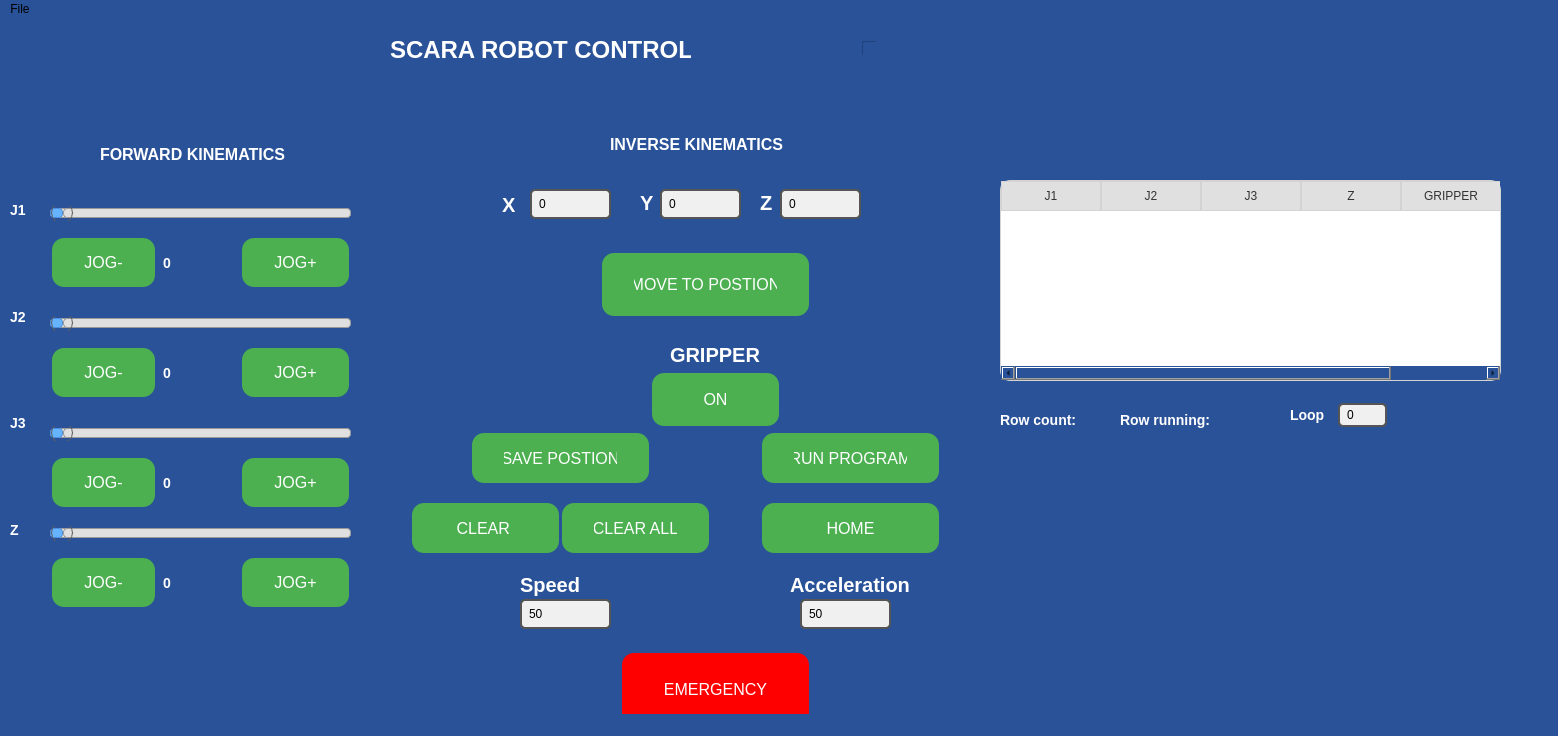
<?xml version="1.0" encoding="UTF-8"?>
<ui version="4.0">
 <class>ScaraRobot</class>
 <widget class="QMainWindow" name="ScaraRobot">
  <property name="geometry">
   <rect>
    <x>0</x>
    <y>0</y>
    <width>1558</width>
    <height>736</height>
   </rect>
  </property>
  <property name="windowTitle">
   <string>ScaraRobot</string>
  </property>
  <property name="styleSheet">
   <string notr="true">QWidget {
    background-color: #2a5298; /* Màu nền cố định */
    border-radius: 10px;
}

QLabel {
    color: #ffffff;
    font: bold 14px;
}

QPushButton {
    background-color:#4CAF50;
    border: none;
    color: white;
    padding: 15px 32px;
    text-align: center;
    text-decoration: none;
    display: inline-block;
    font-size: 16px;
    margin: 4px 2px;
    transition-duration: 0.4s;
    cursor: pointer;
    border-radius: 12px;
}

QPushButton:hover {
    background-color: white;
    color: black;
    border: 2px solid #4CAF50;
}</string>
  </property>
  <widget class="QWidget" name="centralwidget">
   <widget class="QLabel" name="label">
    <property name="geometry">
     <rect>
      <x>390</x>
      <y>0</y>
      <width>301</width>
      <height>61</height>
     </rect>
    </property>
    <property name="styleSheet">
     <string notr="true">
QLabel {
    color: #ffffff;
    font: bold 24px; 
}</string>
    </property>
    <property name="text">
     <string>SCARA ROBOT CONTROL</string>
    </property>
   </widget>
   <widget class="QLabel" name="label_6">
    <property name="geometry">
     <rect>
      <x>100</x>
      <y>120</y>
      <width>201</width>
      <height>31</height>
     </rect>
    </property>
    <property name="styleSheet">
     <string notr="true">QLabel {
    color: #ffffff;
    font: bold 16px; /* Đổi kích thước chữ ở đây */
}</string>
    </property>
    <property name="text">
     <string>FORWARD KINEMATICS</string>
    </property>
   </widget>
   <widget class="QLabel" name="label_7">
    <property name="geometry">
     <rect>
      <x>610</x>
      <y>110</y>
      <width>181</width>
      <height>31</height>
     </rect>
    </property>
    <property name="styleSheet">
     <string notr="true">QLabel {
    color: #ffffff;
    font: bold 16px;
}</string>
    </property>
    <property name="text">
     <string>INVERSE KINEMATICS</string>
    </property>
   </widget>
   <widget class="QWidget" name="layoutWidget">
    <property name="geometry">
     <rect>
      <x>10</x>
      <y>140</y>
      <width>31</width>
      <height>421</height>
     </rect>
    </property>
    <layout class="QVBoxLayout" name="verticalLayout">
     <item>
      <widget class="QLabel" name="label_4">
       <property name="text">
        <string>J1</string>
       </property>
      </widget>
     </item>
     <item>
      <widget class="QLabel" name="label_2">
       <property name="cursor">
        <cursorShape>ArrowCursor</cursorShape>
       </property>
       <property name="styleSheet">
        <string notr="true"/>
       </property>
       <property name="text">
        <string>J2</string>
       </property>
      </widget>
     </item>
     <item>
      <widget class="QLabel" name="label_3">
       <property name="styleSheet">
        <string notr="true"/>
       </property>
       <property name="text">
        <string>J3</string>
       </property>
      </widget>
     </item>
     <item>
      <widget class="QLabel" name="label_5">
       <property name="text">
        <string>Z</string>
       </property>
      </widget>
     </item>
    </layout>
   </widget>
   <widget class="QLabel" name="label_12">
    <property name="geometry">
     <rect>
      <x>520</x>
      <y>550</y>
      <width>91</width>
      <height>31</height>
     </rect>
    </property>
    <property name="styleSheet">
     <string notr="true">QLabel {
    color: #ffffff;
    font: bold 20px; 
}</string>
    </property>
    <property name="text">
     <string>Speed</string>
    </property>
   </widget>
   <widget class="QLabel" name="label_13">
    <property name="geometry">
     <rect>
      <x>670</x>
      <y>320</y>
      <width>91</width>
      <height>31</height>
     </rect>
    </property>
    <property name="styleSheet">
     <string notr="true">QLabel {
    color: #ffffff;
    font: bold 20px; 
}</string>
    </property>
    <property name="text">
     <string>GRIPPER</string>
    </property>
   </widget>
   <widget class="QWidget" name="layoutWidget_2">
    <property name="geometry">
     <rect>
      <x>50</x>
      <y>290</y>
      <width>301</width>
      <height>101</height>
     </rect>
    </property>
    <layout class="QVBoxLayout" name="verticalLayout_5">
     <item>
      <widget class="QSlider" name="j2Slider">
       <property name="styleSheet">
        <string notr="true">QSlider::groove:horizontal {
        border: 1px solid #999999;
        height: 8px;
        background: #e0e0e0;
        border-radius: 4px;
    }
QSlider::handle:horizontal {
       background: qlineargradient(
            x1: 0, y1: 0, x2: 0, y2: 1,
           stop: 0 #b4b4b4, stop: 1 #8f8f8f);
       border: 1px solid #5c5c5c;
        width: 20px;
        height: 20px;
        margin: -6px 0;/* move handle upwards */
        border-radius: 10px;
    }

    QSlider::sub-page:horizontal {
        background: #66b3ff;
        border: 1px solid #4a90e2;
        height: 8px;
        border-radius: 4px;
    }

   QSlider::add-page:horizontal {
        background: #e0e0e0;
        border: 1px solid #999999;
        height: 8px;
        border-radius: 4px;
    }</string>
       </property>
       <property name="orientation">
        <enum>Qt::Horizontal</enum>
       </property>
      </widget>
     </item>
     <item>
      <layout class="QHBoxLayout" name="horizontalLayout_2">
       <item>
        <widget class="QPushButton" name="j2SubButton">
         <property name="text">
          <string>JOG-</string>
         </property>
        </widget>
       </item>
       <item>
        <widget class="QLabel" name="j2DegreeLabel">
         <property name="text">
          <string>0</string>
         </property>
        </widget>
       </item>
       <item>
        <widget class="QPushButton" name="j2SumButton">
         <property name="text">
          <string>JOG+</string>
         </property>
        </widget>
       </item>
      </layout>
     </item>
    </layout>
   </widget>
   <widget class="QWidget" name="layoutWidget_3">
    <property name="geometry">
     <rect>
      <x>50</x>
      <y>500</y>
      <width>301</width>
      <height>101</height>
     </rect>
    </property>
    <layout class="QVBoxLayout" name="verticalLayout_6">
     <item>
      <widget class="QSlider" name="zSlider">
       <property name="styleSheet">
        <string notr="true">QSlider::groove:horizontal {
        border: 1px solid #999999;
        height: 8px;
        background: #e0e0e0;
        border-radius: 4px;
    }
QSlider::handle:horizontal {
       background: qlineargradient(
            x1: 0, y1: 0, x2: 0, y2: 1,
           stop: 0 #b4b4b4, stop: 1 #8f8f8f);
       border: 1px solid #5c5c5c;
        width: 20px;
        height: 20px;
        margin: -6px 0;/* move handle upwards */
        border-radius: 10px;
    }

    QSlider::sub-page:horizontal {
        background: #66b3ff;
        border: 1px solid #4a90e2;
        height: 8px;
        border-radius: 4px;
    }

   QSlider::add-page:horizontal {
        background: #e0e0e0;
        border: 1px solid #999999;
        height: 8px;
        border-radius: 4px;
    }</string>
       </property>
       <property name="orientation">
        <enum>Qt::Horizontal</enum>
       </property>
      </widget>
     </item>
     <item>
      <layout class="QHBoxLayout" name="horizontalLayout_3">
       <item>
        <widget class="QPushButton" name="zSubButton">
         <property name="text">
          <string>JOG-</string>
         </property>
        </widget>
       </item>
       <item>
        <widget class="QLabel" name="zDegreeLabel">
         <property name="text">
          <string>0</string>
         </property>
        </widget>
       </item>
       <item>
        <widget class="QPushButton" name="zSumButton">
         <property name="text">
          <string>JOG+</string>
         </property>
        </widget>
       </item>
      </layout>
     </item>
    </layout>
   </widget>
   <widget class="QWidget" name="layoutWidget_4">
    <property name="geometry">
     <rect>
      <x>50</x>
      <y>400</y>
      <width>301</width>
      <height>101</height>
     </rect>
    </property>
    <layout class="QVBoxLayout" name="verticalLayout_7">
     <item>
      <widget class="QSlider" name="j3Slider">
       <property name="styleSheet">
        <string notr="true">QSlider::groove:horizontal {
        border: 1px solid #999999;
        height: 8px;
        background: #e0e0e0;
        border-radius: 4px;
    }
QSlider::handle:horizontal {
       background: qlineargradient(
            x1: 0, y1: 0, x2: 0, y2: 1,
           stop: 0 #b4b4b4, stop: 1 #8f8f8f);
       border: 1px solid #5c5c5c;
        width: 20px;
        height: 20px;
        margin: -6px 0;/* move handle upwards */
        border-radius: 10px;
    }

    QSlider::sub-page:horizontal {
        background: #66b3ff;
        border: 1px solid #4a90e2;
        height: 8px;
        border-radius: 4px;
    }

   QSlider::add-page:horizontal {
        background: #e0e0e0;
        border: 1px solid #999999;
        height: 8px;
        border-radius: 4px;
    }</string>
       </property>
       <property name="orientation">
        <enum>Qt::Horizontal</enum>
       </property>
      </widget>
     </item>
     <item>
      <layout class="QHBoxLayout" name="horizontalLayout_4">
       <item>
        <widget class="QPushButton" name="j3SubButton">
         <property name="text">
          <string>JOG-</string>
         </property>
        </widget>
       </item>
       <item>
        <widget class="QLabel" name="j3DegreeLabel">
         <property name="text">
          <string>0</string>
         </property>
        </widget>
       </item>
       <item>
        <widget class="QPushButton" name="j3SumButton">
         <property name="text">
          <string>JOG+</string>
         </property>
        </widget>
       </item>
      </layout>
     </item>
    </layout>
   </widget>
   <widget class="QWidget" name="layoutWidget">
    <property name="geometry">
     <rect>
      <x>50</x>
      <y>180</y>
      <width>301</width>
      <height>101</height>
     </rect>
    </property>
    <layout class="QVBoxLayout" name="verticalLayout_4">
     <item>
      <widget class="QSlider" name="j1Slider">
       <property name="styleSheet">
        <string notr="true">QSlider::groove:horizontal {
        border: 1px solid #999999;
        height: 8px;
        background: #e0e0e0;
        border-radius: 4px;
    }
QSlider::handle:horizontal {
       background: qlineargradient(
            x1: 0, y1: 0, x2: 0, y2: 1,
           stop: 0 #b4b4b4, stop: 1 #8f8f8f);
       border: 1px solid #5c5c5c;
        width: 20px;
        height: 20px;
        margin: -6px 0;/* move handle upwards */
        border-radius: 10px;
    }

    QSlider::sub-page:horizontal {
        background: #66b3ff;
        border: 1px solid #4a90e2;
        height: 8px;
        border-radius: 4px;
    }

   QSlider::add-page:horizontal {
        background: #e0e0e0;
        border: 1px solid #999999;
        height: 8px;
        border-radius: 4px;
    }</string>
       </property>
       <property name="orientation">
        <enum>Qt::Horizontal</enum>
       </property>
      </widget>
     </item>
     <item>
      <layout class="QHBoxLayout" name="horizontalLayout">
       <item>
        <widget class="QPushButton" name="j1SubButton">
         <property name="text">
          <string>JOG-</string>
         </property>
        </widget>
       </item>
       <item>
        <widget class="QLabel" name="j1DegreeLabel">
         <property name="text">
          <string>0</string>
         </property>
        </widget>
       </item>
       <item>
        <widget class="QPushButton" name="j1SumButton">
         <property name="text">
          <string>JOG+</string>
         </property>
        </widget>
       </item>
      </layout>
     </item>
    </layout>
   </widget>
   <widget class="QSpinBox" name="ySpinbox">
    <property name="geometry">
     <rect>
      <x>660</x>
      <y>170</y>
      <width>81</width>
      <height>30</height>
     </rect>
    </property>
    <property name="styleSheet">
     <string notr="true">QSpinBox {
    background-color: #f0f0f0; /* Màu nền */
    border: 2px solid #555555; /* Viền */
    border-radius: 5px; /* Góc bo tròn */
    padding: 2px 5px; /* Đệm nội dung */
}

QSpinBox::up-button {
    subcontrol-origin: border;
    subcontrol-position: top right;
    width: 16px; /* Chiều rộng nút */
    border-width: 1px; /* Độ dày viền */
}

QSpinBox::down-button {
    subcontrol-origin: border;
    subcontrol-position: bottom right;
    width: 16px; /* Chiều rộng nút */
    border-width: 1px; /* Độ dày viền */
}
</string>
    </property>
   </widget>
   <widget class="QSpinBox" name="zSpinbox">
    <property name="geometry">
     <rect>
      <x>780</x>
      <y>170</y>
      <width>81</width>
      <height>30</height>
     </rect>
    </property>
    <property name="styleSheet">
     <string notr="true">QSpinBox {
    background-color: #f0f0f0; /* Màu nền */
    border: 2px solid #555555; /* Viền */
    border-radius: 5px; /* Góc bo tròn */
    padding: 2px 5px; /* Đệm nội dung */
}

QSpinBox::up-button {
    subcontrol-origin: border;
    subcontrol-position: top right;
    width: 16px; /* Chiều rộng nút */
    border-width: 1px; /* Độ dày viền */
}

QSpinBox::down-button {
    subcontrol-origin: border;
    subcontrol-position: bottom right;
    width: 16px; /* Chiều rộng nút */
    border-width: 1px; /* Độ dày viền */
}
</string>
    </property>
   </widget>
   <widget class="QSpinBox" name="speedSpinBox">
    <property name="geometry">
     <rect>
      <x>520</x>
      <y>580</y>
      <width>91</width>
      <height>30</height>
     </rect>
    </property>
    <property name="styleSheet">
     <string notr="true">QSpinBox {
    background-color: #f0f0f0; /* Màu nền */
    border: 2px solid #555555; /* Viền */
    border-radius: 5px; /* Góc bo tròn */
    padding: 2px 5px; /* Đệm nội dung */
}

QSpinBox::up-button {
    subcontrol-origin: border;
    subcontrol-position: top right;
    width: 16px; /* Chiều rộng nút */
    border-width: 1px; /* Độ dày viền */
}

QSpinBox::down-button {
    subcontrol-origin: border;
    subcontrol-position: bottom right;
    width: 16px; /* Chiều rộng nút */
    border-width: 1px; /* Độ dày viền */
}
</string>
    </property>
    <property name="maximum">
     <number>6500</number>
    </property>
    <property name="value">
     <number>50</number>
    </property>
   </widget>
   <widget class="QPushButton" name="homeButton">
    <property name="geometry">
     <rect>
      <x>760</x>
      <y>480</y>
      <width>181</width>
      <height>58</height>
     </rect>
    </property>
    <property name="styleSheet">
     <string notr="true">font: 700 9pt &quot;Segoe UI&quot;;</string>
    </property>
    <property name="text">
     <string>HOME</string>
    </property>
   </widget>
   <widget class="QLabel" name="label_14">
    <property name="geometry">
     <rect>
      <x>790</x>
      <y>550</y>
      <width>141</width>
      <height>31</height>
     </rect>
    </property>
    <property name="styleSheet">
     <string notr="true">QLabel {
    color: #ffffff;
    font: bold 20px; 
}</string>
    </property>
    <property name="text">
     <string>Acceleration</string>
    </property>
   </widget>
   <widget class="QSpinBox" name="AcclerationSpinBox">
    <property name="geometry">
     <rect>
      <x>800</x>
      <y>580</y>
      <width>91</width>
      <height>30</height>
     </rect>
    </property>
    <property name="styleSheet">
     <string notr="true">QSpinBox {
    background-color: #f0f0f0; /* Màu nền */
    border: 2px solid #555555; /* Viền */
    border-radius: 5px; /* Góc bo tròn */
    padding: 2px 5px; /* Đệm nội dung */
}

QSpinBox::up-button {
    subcontrol-origin: border;
    subcontrol-position: top right;
    width: 16px; /* Chiều rộng nút */
    border-width: 1px; /* Độ dày viền */
}

QSpinBox::down-button {
    subcontrol-origin: border;
    subcontrol-position: bottom right;
    width: 16px; /* Chiều rộng nút */
    border-width: 1px; /* Độ dày viền */
}
</string>
    </property>
    <property name="maximum">
     <number>4500</number>
    </property>
    <property name="value">
     <number>50</number>
    </property>
   </widget>
   <widget class="QLabel" name="label_10">
    <property name="geometry">
     <rect>
      <x>760</x>
      <y>170</y>
      <width>16</width>
      <height>27</height>
     </rect>
    </property>
    <property name="styleSheet">
     <string notr="true">	QLabel {
    color: #ffffff;
    font: bold 20px; /* Đổi kích thước chữ ở đây */
}
</string>
    </property>
    <property name="text">
     <string>Z</string>
    </property>
   </widget>
   <widget class="QLabel" name="label_9">
    <property name="geometry">
     <rect>
      <x>640</x>
      <y>170</y>
      <width>16</width>
      <height>27</height>
     </rect>
    </property>
    <property name="styleSheet">
     <string notr="true">	QLabel {
    color: #ffffff;
    font: bold 20px; /* Đổi kích thước chữ ở đây */
}
</string>
    </property>
    <property name="text">
     <string>Y</string>
    </property>
   </widget>
   <widget class="QSpinBox" name="xSpinbox">
    <property name="geometry">
     <rect>
      <x>530</x>
      <y>170</y>
      <width>81</width>
      <height>30</height>
     </rect>
    </property>
    <property name="styleSheet">
     <string notr="true">QSpinBox {
    background-color: #f0f0f0; /* Màu nền */
    border: 2px solid #555555; /* Viền */
    border-radius: 5px; /* Góc bo tròn */
    padding: 2px 5px; /* Đệm nội dung */
}

QSpinBox::up-button {
    subcontrol-origin: border;
    subcontrol-position: top right;
    width: 16px; /* Chiều rộng nút */
    border-width: 1px; /* Độ dày viền */
}

QSpinBox::down-button {
    subcontrol-origin: border;
    subcontrol-position: bottom right;
    width: 16px; /* Chiều rộng nút */
    border-width: 1px; /* Độ dày viền */
}
</string>
    </property>
   </widget>
   <widget class="QLabel" name="label_8">
    <property name="geometry">
     <rect>
      <x>502</x>
      <y>172</y>
      <width>16</width>
      <height>27</height>
     </rect>
    </property>
    <property name="styleSheet">
     <string notr="true">	QLabel {
    color: #ffffff;
    font: bold 20px; /* Đổi kích thước chữ ở đây */
}
</string>
    </property>
    <property name="text">
     <string>X</string>
    </property>
   </widget>
   <widget class="QPushButton" name="saveButton">
    <property name="geometry">
     <rect>
      <x>470</x>
      <y>410</y>
      <width>181</width>
      <height>58</height>
     </rect>
    </property>
    <property name="styleSheet">
     <string notr="true">font: 700 9pt &quot;Segoe UI&quot;;</string>
    </property>
    <property name="text">
     <string>SAVE POSTION</string>
    </property>
   </widget>
   <widget class="QPushButton" name="runButton">
    <property name="geometry">
     <rect>
      <x>760</x>
      <y>410</y>
      <width>181</width>
      <height>58</height>
     </rect>
    </property>
    <property name="styleSheet">
     <string notr="true">font: 700 9pt &quot;Segoe UI&quot;;</string>
    </property>
    <property name="text">
     <string>RUN PROGRAM</string>
    </property>
   </widget>
   <widget class="QPushButton" name="movePostionButton">
    <property name="geometry">
     <rect>
      <x>600</x>
      <y>230</y>
      <width>211</width>
      <height>71</height>
     </rect>
    </property>
    <property name="styleSheet">
     <string notr="true">font: 700 9pt &quot;Segoe UI&quot;;</string>
    </property>
    <property name="text">
     <string>MOVE TO POSTION</string>
    </property>
   </widget>
   <widget class="QTextEdit" name="textEdit">
    <property name="geometry">
     <rect>
      <x>860</x>
      <y>20</y>
      <width>16</width>
      <height>16</height>
     </rect>
    </property>
   </widget>
   <widget class="QTableWidget" name="tableWidget">
    <property name="geometry">
     <rect>
      <x>1000</x>
      <y>161</y>
      <width>501</width>
      <height>201</height>
     </rect>
    </property>
    <property name="styleSheet">
     <string notr="true">QTableWidget { 
        background-color: #ffffff; 
        alternate-background-color: #f0f0f0; 
        selection-background-color: #a8d4ff; 
        selection-color: #000000; 
        border: 1px solid #d3d3d3; 
        gridline-color: #d3d3d3; 
    } 
    QTableWidget::item { 
        padding: 5px; 
        border-bottom: 1px solid #d3d3d3; 
    } 
    QHeaderView::section { 
        background-color: #e0e0e0; 
        color: #333333; 
        padding: 5px; 
        border: 1px solid #d3d3d3; 
    }</string>
    </property>
    <column>
     <property name="text">
      <string>J1</string>
     </property>
     <property name="icon">
      <iconset theme="accessories-calculator"/>
     </property>
    </column>
    <column>
     <property name="text">
      <string>J2</string>
     </property>
    </column>
    <column>
     <property name="text">
      <string>J3</string>
     </property>
    </column>
    <column>
     <property name="text">
      <string>Z</string>
     </property>
    </column>
    <column>
     <property name="text">
      <string>GRIPPER</string>
     </property>
    </column>
   </widget>
   <widget class="QPushButton" name="onOffButton">
    <property name="geometry">
     <rect>
      <x>650</x>
      <y>350</y>
      <width>131</width>
      <height>61</height>
     </rect>
    </property>
    <property name="text">
     <string>ON</string>
    </property>
   </widget>
   <widget class="QPushButton" name="clearAllButton">
    <property name="geometry">
     <rect>
      <x>560</x>
      <y>480</y>
      <width>151</width>
      <height>58</height>
     </rect>
    </property>
    <property name="styleSheet">
     <string notr="true">font: 700 9pt &quot;Segoe UI&quot;;</string>
    </property>
    <property name="text">
     <string>CLEAR ALL</string>
    </property>
   </widget>
   <widget class="QPushButton" name="clearButton">
    <property name="geometry">
     <rect>
      <x>410</x>
      <y>480</y>
      <width>151</width>
      <height>58</height>
     </rect>
    </property>
    <property name="styleSheet">
     <string notr="true">font: 700 9pt &quot;Segoe UI&quot;;</string>
    </property>
    <property name="text">
     <string>CLEAR </string>
    </property>
   </widget>
   <widget class="QWidget" name="layoutWidget">
    <property name="geometry">
     <rect>
      <x>1000</x>
      <y>390</y>
      <width>111</width>
      <height>22</height>
     </rect>
    </property>
    <layout class="QHBoxLayout" name="horizontalLayout_5">
     <item>
      <widget class="QLabel" name="label_11">
       <property name="text">
        <string>Row count:</string>
       </property>
      </widget>
     </item>
     <item>
      <widget class="QLabel" name="rowCountLabel">
       <property name="text">
        <string/>
       </property>
      </widget>
     </item>
    </layout>
   </widget>
   <widget class="QWidget" name="layoutWidget">
    <property name="geometry">
     <rect>
      <x>1120</x>
      <y>390</y>
      <width>161</width>
      <height>22</height>
     </rect>
    </property>
    <layout class="QHBoxLayout" name="horizontalLayout_6">
     <item>
      <widget class="QLabel" name="label_15">
       <property name="text">
        <string>Row running:</string>
       </property>
      </widget>
     </item>
     <item>
      <widget class="QLabel" name="rowRunningLabel">
       <property name="text">
        <string/>
       </property>
      </widget>
     </item>
    </layout>
   </widget>
   <widget class="QPushButton" name="emergencyButton">
    <property name="geometry">
     <rect>
      <x>620</x>
      <y>630</y>
      <width>191</width>
      <height>81</height>
     </rect>
    </property>
    <property name="styleSheet">
     <string notr="true">background-color: rgb(255, 0, 0);</string>
    </property>
    <property name="text">
     <string>EMERGENCY</string>
    </property>
   </widget>
   <widget class="QWidget" name="">
    <property name="geometry">
     <rect>
      <x>1290</x>
      <y>380</y>
      <width>97</width>
      <height>32</height>
     </rect>
    </property>
    <layout class="QHBoxLayout" name="horizontalLayout_8">
     <item>
      <layout class="QHBoxLayout" name="horizontalLayout_7">
       <item>
        <widget class="QLabel" name="label_16">
         <property name="text">
          <string>Loop</string>
         </property>
        </widget>
       </item>
      </layout>
     </item>
     <item>
      <widget class="QSpinBox" name="loopSpinBox">
       <property name="styleSheet">
        <string notr="true">QSpinBox {
    background-color: #f0f0f0; /* Màu nền */
    border: 2px solid #555555; /* Viền */
    border-radius: 5px; /* Góc bo tròn */
    padding: 2px 5px; /* Đệm nội dung */
}

QSpinBox::up-button {
    subcontrol-origin: border;
    subcontrol-position: top right;
    width: 16px; /* Chiều rộng nút */
    border-width: 1px; /* Độ dày viền */
}

QSpinBox::down-button {
    subcontrol-origin: border;
    subcontrol-position: bottom right;
    width: 16px; /* Chiều rộng nút */
    border-width: 1px; /* Độ dày viền */
}
</string>
       </property>
      </widget>
     </item>
    </layout>
   </widget>
  </widget>
  <widget class="QMenuBar" name="menubar">
   <property name="geometry">
    <rect>
     <x>0</x>
     <y>0</y>
     <width>1558</width>
     <height>26</height>
    </rect>
   </property>
   <widget class="QMenu" name="menuFile">
    <property name="title">
     <string>File</string>
    </property>
    <addaction name="action_Open"/>
    <addaction name="action_CLose"/>
    <addaction name="actionExport_file"/>
    <addaction name="actionImport_file"/>
   </widget>
   <addaction name="menuFile"/>
  </widget>
  <widget class="QStatusBar" name="statusbar"/>
  <action name="action_Open">
   <property name="text">
    <string>&amp;Open</string>
   </property>
   <property name="shortcut">
    <string>Ctrl+O</string>
   </property>
  </action>
  <action name="action_CLose">
   <property name="text">
    <string>&amp;Close</string>
   </property>
   <property name="shortcut">
    <string>Ctrl+X</string>
   </property>
  </action>
  <action name="actionExport_file">
   <property name="text">
    <string>Export file</string>
   </property>
   <property name="shortcut">
    <string>Ctrl+E</string>
   </property>
  </action>
  <action name="actionImport_file">
   <property name="text">
    <string>Import file</string>
   </property>
   <property name="shortcut">
    <string>Ctrl+I</string>
   </property>
  </action>
 </widget>
 <resources/>
 <connections/>
</ui>
